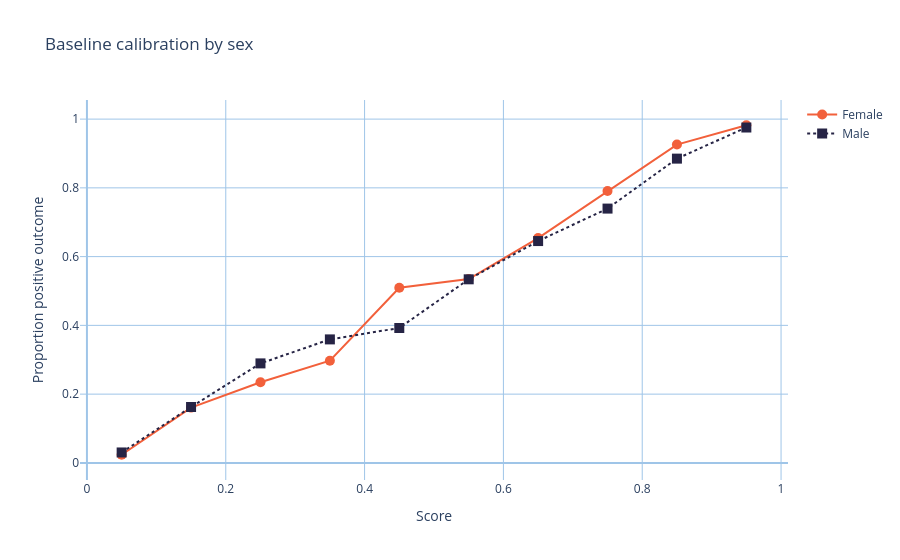

The notebook cell this image was saved under:
### Markdown cell above
## Calibration

Let us now evaluate calibration for the FTU model on the test data.

### Code cell
bl_cal_line = calibration_curves(
    test.salary,
    bl_test_probs,
    test.sex.map({0: "Female", 1: "Male"}),
    title="Baseline calibration by sex",
    xlabel="Score",
    ylabel="Proportion positive outcome",
)
bl_cal_line

### Figure 1 — Plotly figure (JSON) as saved in the notebook; plotly's stock layout.template omitted (floating-point values rounded to 4 significant figures)
{"data": [{"line": {"dash": "solid"}, "marker": {"color": "rgba(242,96,59,1)", "size": 10, "symbol": 0}, "mode": "lines+markers", "name": "Female", "type": "scatter", "x": [0.05, 0.15, 0.25, 0.35, 0.45, 0.55, 0.65, 0.75, 0.85, 0.95], "y": [0.02365, 0.1608, 0.2346, 0.2973, 0.5094, 0.5349, 0.6538, 0.7907, 0.9259, 0.9821]}, {"line": {"dash": "dot"}, "marker": {"color": "rgba(38,36,69,1)", "size": 10, "symbol": 1}, "mode": "lines+markers", "name": "Male", "type": "scatter", "x": [0.05, 0.15, 0.25, 0.35, 0.45, 0.55, 0.65, 0.75, 0.85, 0.95], "y": [0.0303, 0.1626, 0.2894, 0.3592, 0.3924, 0.534, 0.6453, 0.7397, 0.885, 0.9756]}], "layout": {"autosize": true, "hovermode": "closest", "paper_bgcolor": "rgba(0,0,0,0)", "plot_bgcolor": "rgba(0,0,0,0)", "title": {"text": "Baseline calibration by sex"}, "xaxis": {"fixedrange": true, "gridcolor": "rgb(159, 197, 232)", "hoverformat": ".3f", "title": {"text": "Score"}, "zerolinecolor": "rgb(159, 197, 232)"}, "yaxis": {"fixedrange": true, "gridcolor": "rgb(159, 197, 232)", "title": {"text": "Proportion positive outcome"}, "zerolinecolor": "rgb(159, 197, 232)"}}}
